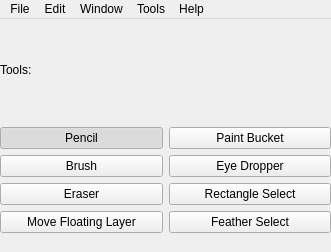
<ui version="4.0" >
 <class>BeeMasterSpec</class>
 <widget class="QMainWindow" name="BeeMasterSpec" >
  <property name="windowModality" >
   <enum>Qt::NonModal</enum>
  </property>
  <property name="enabled" >
   <bool>true</bool>
  </property>
  <property name="geometry" >
   <rect>
    <x>0</x>
    <y>0</y>
    <width>331</width>
    <height>252</height>
   </rect>
  </property>
  <property name="sizePolicy" >
   <sizepolicy vsizetype="MinimumExpanding" hsizetype="MinimumExpanding" >
    <horstretch>0</horstretch>
    <verstretch>0</verstretch>
   </sizepolicy>
  </property>
  <property name="baseSize" >
   <size>
    <width>242</width>
    <height>103</height>
   </size>
  </property>
  <property name="windowTitle" >
   <string>BeeDraw</string>
  </property>
  <widget class="QWidget" name="centralwidget" >
   <property name="sizePolicy" >
    <sizepolicy vsizetype="MinimumExpanding" hsizetype="MinimumExpanding" >
     <horstretch>0</horstretch>
     <verstretch>0</verstretch>
    </sizepolicy>
   </property>
   <property name="contextMenuPolicy" >
    <enum>Qt::PreventContextMenu</enum>
   </property>
   <layout class="QVBoxLayout" >
    <property name="margin" >
     <number>0</number>
    </property>
    <item>
     <widget class="QLabel" name="label" >
      <property name="text" >
       <string>Tools:</string>
      </property>
     </widget>
    </item>
    <item>
     <layout class="QGridLayout" >
      <item row="0" column="0" >
       <widget class="QPushButton" name="pencil_button" >
        <property name="text" >
         <string>Pencil</string>
        </property>
        <property name="checkable" >
         <bool>true</bool>
        </property>
        <property name="checked" >
         <bool>true</bool>
        </property>
        <property name="autoExclusive" >
         <bool>true</bool>
        </property>
       </widget>
      </item>
      <item row="0" column="1" >
       <widget class="QPushButton" name="paint_bucket_button" >
        <property name="text" >
         <string>Paint Bucket</string>
        </property>
        <property name="checkable" >
         <bool>true</bool>
        </property>
        <property name="checked" >
         <bool>false</bool>
        </property>
        <property name="autoExclusive" >
         <bool>true</bool>
        </property>
       </widget>
      </item>
      <item row="1" column="0" >
       <widget class="QPushButton" name="brush_button" >
        <property name="text" >
         <string>Brush</string>
        </property>
        <property name="checkable" >
         <bool>true</bool>
        </property>
        <property name="autoExclusive" >
         <bool>true</bool>
        </property>
       </widget>
      </item>
      <item row="1" column="1" >
       <widget class="QPushButton" name="eye_dropper_button" >
        <property name="text" >
         <string>Eye Dropper</string>
        </property>
        <property name="checkable" >
         <bool>true</bool>
        </property>
        <property name="autoExclusive" >
         <bool>true</bool>
        </property>
       </widget>
      </item>
      <item row="2" column="1" >
       <widget class="QPushButton" name="rectangle_select_button" >
        <property name="text" >
         <string>Rectangle Select</string>
        </property>
        <property name="checkable" >
         <bool>true</bool>
        </property>
        <property name="autoExclusive" >
         <bool>true</bool>
        </property>
       </widget>
      </item>
      <item row="3" column="1" >
       <widget class="QPushButton" name="feather_select_button" >
        <property name="text" >
         <string>Feather Select</string>
        </property>
        <property name="checkable" >
         <bool>true</bool>
        </property>
        <property name="autoExclusive" >
         <bool>true</bool>
        </property>
       </widget>
      </item>
      <item row="2" column="0" >
       <widget class="QPushButton" name="eraser_button" >
        <property name="text" >
         <string>Eraser</string>
        </property>
        <property name="checkable" >
         <bool>true</bool>
        </property>
        <property name="autoExclusive" >
         <bool>true</bool>
        </property>
       </widget>
      </item>
      <item row="3" column="0" >
       <widget class="QPushButton" name="move_selection_button" >
        <property name="text" >
         <string>Move Floating Layer</string>
        </property>
        <property name="checkable" >
         <bool>true</bool>
        </property>
        <property name="autoExclusive" >
         <bool>true</bool>
        </property>
       </widget>
      </item>
     </layout>
    </item>
   </layout>
  </widget>
  <widget class="QMenuBar" name="menubar" >
   <property name="geometry" >
    <rect>
     <x>0</x>
     <y>0</y>
     <width>331</width>
     <height>35</height>
    </rect>
   </property>
   <widget class="QMenu" name="menuMain_Window" >
    <property name="title" >
     <string>File</string>
    </property>
    <addaction name="action_File_New" />
    <addaction name="action_File_Open" />
    <addaction name="action_File_Play" />
    <addaction name="action_File_Connect" />
    <addaction name="action_File_Exit" />
   </widget>
   <widget class="QMenu" name="menuEdit" >
    <property name="title" >
     <string>Help</string>
    </property>
    <addaction name="action_Help_About" />
   </widget>
   <widget class="QMenu" name="menuWindow" >
    <property name="title" >
     <string>Window</string>
    </property>
    <widget class="QMenu" name="menu_Window_Drawing_Windows" >
     <property name="title" >
      <string>Drawing Windows</string>
     </property>
     <addaction name="separator" />
    </widget>
    <addaction name="Window_Layers" />
    <addaction name="Window_Palette" />
    <addaction name="Window_Tool_Options" />
    <addaction name="menu_Window_Drawing_Windows" />
    <addaction name="separator" />
    <addaction name="action_Window_Save_Window_Positions" />
   </widget>
   <widget class="QMenu" name="menuEdit_2" >
    <property name="title" >
     <string>Edit</string>
    </property>
    <addaction name="action_Edit_Configure" />
   </widget>
   <widget class="QMenu" name="menuTool" >
    <property name="title" >
     <string>Tools</string>
    </property>
    <addaction name="Tool_save_default" />
    <addaction name="Tool_load_default" />
    <addaction name="separator" />
    <addaction name="Tool_save_as" />
    <addaction name="Tool_load_from" />
   </widget>
   <addaction name="menuMain_Window" />
   <addaction name="menuEdit_2" />
   <addaction name="menuWindow" />
   <addaction name="menuTool" />
   <addaction name="menuEdit" />
  </widget>
  <widget class="QStatusBar" name="statusbar" >
   <property name="enabled" >
    <bool>true</bool>
   </property>
   <property name="sizeGripEnabled" >
    <bool>false</bool>
   </property>
  </widget>
  <action name="action_File_Open" >
   <property name="text" >
    <string>Open</string>
   </property>
   <property name="shortcut" >
    <string>Ctrl+O</string>
   </property>
  </action>
  <action name="action_File_Play" >
   <property name="text" >
    <string>Play</string>
   </property>
   <property name="shortcut" >
    <string>Ctrl+P</string>
   </property>
  </action>
  <action name="action_File_Connect" >
   <property name="text" >
    <string>Connect</string>
   </property>
   <property name="shortcut" >
    <string>Ctrl+C</string>
   </property>
  </action>
  <action name="action_File_Exit" >
   <property name="text" >
    <string>Exit</string>
   </property>
   <property name="shortcut" >
    <string>Ctrl+Q</string>
   </property>
  </action>
  <action name="action_File_New" >
   <property name="text" >
    <string>New</string>
   </property>
   <property name="toolTip" >
    <string>Create New Document</string>
   </property>
   <property name="shortcut" >
    <string>Ctrl+N</string>
   </property>
   <property name="autoRepeat" >
    <bool>true</bool>
   </property>
  </action>
  <action name="action_Help_About" >
   <property name="text" >
    <string>About</string>
   </property>
  </action>
  <action name="Window_Layers" >
   <property name="checkable" >
    <bool>true</bool>
   </property>
   <property name="checked" >
    <bool>true</bool>
   </property>
   <property name="text" >
    <string>Layers</string>
   </property>
  </action>
  <action name="action_Edit_Configure" >
   <property name="text" >
    <string>Configure</string>
   </property>
  </action>
  <action name="Window_Palette" >
   <property name="checkable" >
    <bool>true</bool>
   </property>
   <property name="checked" >
    <bool>true</bool>
   </property>
   <property name="text" >
    <string>Palette</string>
   </property>
  </action>
  <action name="Tool_save_default" >
   <property name="text" >
    <string>Save  all current options as defaults</string>
   </property>
  </action>
  <action name="Tool_load_default" >
   <property name="text" >
    <string>Set current options to defaults</string>
   </property>
  </action>
  <action name="Tool_save_as" >
   <property name="text" >
    <string>Save all current tool options as</string>
   </property>
  </action>
  <action name="Tool_load_from" >
   <property name="text" >
    <string>Load tool options from file</string>
   </property>
  </action>
  <action name="Window_Tool_Options" >
   <property name="checkable" >
    <bool>true</bool>
   </property>
   <property name="checked" >
    <bool>true</bool>
   </property>
   <property name="text" >
    <string>Tool Options</string>
   </property>
  </action>
  <action name="action_Window_Save_Window_Positions" >
   <property name="text" >
    <string>Save Window Positions</string>
   </property>
  </action>
 </widget>
 <resources/>
 <connections>
  <connection>
   <sender>action_File_Exit</sender>
   <signal>triggered()</signal>
   <receiver>BeeMasterSpec</receiver>
   <slot>close()</slot>
   <hints>
    <hint type="sourcelabel" >
     <x>-1</x>
     <y>-1</y>
    </hint>
    <hint type="destinationlabel" >
     <x>161</x>
     <y>136</y>
    </hint>
   </hints>
  </connection>
 </connections>
</ui>
